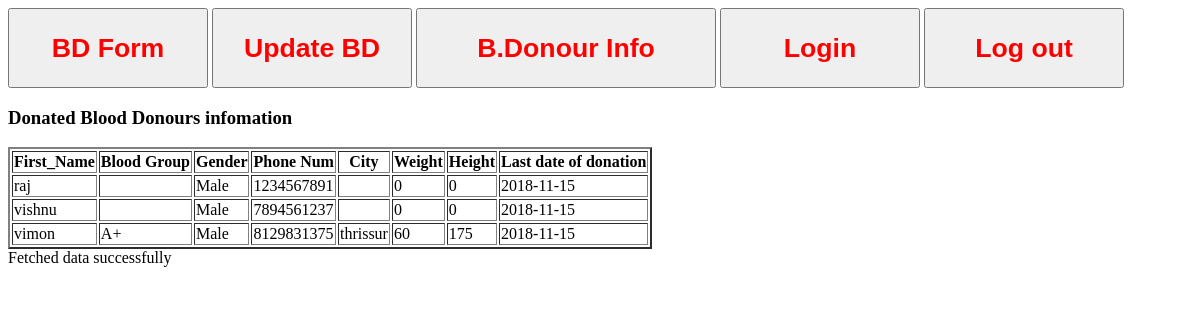
The page /bdfull.php on the database its author committed.
### tables this page shows
CREATE TABLE IF NOT EXISTS `Bloodtable` (
  `first_name` varchar(30) NOT NULL,
  `last_name` varchar(30) NOT NULL,
  `bday` date NOT NULL,
  `emailid` varchar(50) NOT NULL,
  `mobnum` varchar(10) NOT NULL,
  `gender` varchar(5) NOT NULL,
  `address` varchar(100) NOT NULL,
  `city` varchar(20) NOT NULL,
  `pincode` int(10) NOT NULL,
  `state` varchar(20) NOT NULL,
  `country` varchar(20) NOT NULL,
  `occupation` varchar(30) NOT NULL,
  `blood` varchar(5) NOT NULL,
  `weight` int(5) NOT NULL,
  `height` int(5) NOT NULL,
  `lastdonation` date NOT NULL,
  `q1.1` varchar(3) NOT NULL,
  `q1.2` varchar(3) NOT NULL,
  `q1.3` varchar(3) NOT NULL,
  `q1.4` varchar(3) NOT NULL,
  `q1.5` varchar(3) NOT NULL,
  `q1.6a` varchar(3) NOT NULL,
  `q1.6b` varchar(3) NOT NULL,
  `q1.6c` varchar(3) NOT NULL,
  `q1.6d` varchar(3) NOT NULL,
  `q1.6e` varchar(3) NOT NULL,
  `q1.7` varchar(3) NOT NULL,
  `q1.8a` varchar(3) NOT NULL,
  `q1.8b` varchar(3) NOT NULL,
  `q1.9` varchar(3) NOT NULL,
  `q1.9a` varchar(3) NOT NULL,
  `q1.9b` varchar(3) NOT NULL,
  `q1.9c` varchar(3) NOT NULL,
  `q1.10` varchar(3) NOT NULL,
  `q1.11` varchar(3) NOT NULL,
  `q2.1` varchar(3) NOT NULL,
  `q2.2` varchar(3) NOT NULL,
  `q2.3` varchar(3) NOT NULL,
  `q2.4` varchar(3) NOT NULL,
  `eligible` varchar(10) NOT NULL,
  `curdate` date NOT NULL,
  PRIMARY KEY (`mobnum`)
);

### bdfull.php (the view, shortened to what this page needs)
<html>
<?php
 include("config.php");
 require_once 'navi/nav.php';
 echo "<h3>Donated Blood Donours infomation</h3>";
 $elig="donated";
$query="select * from Bloodtable where eligible='$elig'";
$result = mysqli_query($conn,$query);
?>
<table border="2">
  <thead>
    <tr>
      <th>First_Name</th>
      <th>Blood Group</th>
      <th>Gender</th>
      <th>Phone Num</th>
      <th>City</th>
      <th>Weight</th>
      <th>Height</th>
      <th>Last date of donation</th>
    </tr>
  </thead>
  <tbody>
    <?php
        while( $row = mysqli_fetch_array($result,MYSQLI_ASSOC) ){
          echo "<tr><td>{$row['first_name']}</td>
          <td>{$row['blood']}</td>
          <td>{$row['gender']}</td>
          <td>{$row['mobnum']}</td>
          <td>{$row['city']}</td>
          <td>{$row['weight']}</td>
          <td>{$row['height']}</td>
          <td>{$row['curdate']}</td>
           </tr>\n";
        }
    ?>
  </tbody>
</table>
<?php
   echo "Fetched data successfully\n";
?>
</html>

### navi/nav.php (shortened to what this page needs)
<!DOCTYPE html PUBLIC "-//W3C//DTD XHTML 1.0 Strict//EN" "http://www.w3.org/TR/xhtml1/DTD/xhtml1-strict.dtd">
<html>
    <head>
        <link rel="stylesheet" href="css/styleslide.css" type="text/css" charset="utf-8"/>
    </head>
    <body>
               <a href="dinfo.php" ><button class="btn btn-large btn-danger" style="height: 80px; width: 200px;" > <font color="red"><h1>BD Form</h1></font> </button></a>
               <a href="donate.php" ><button class="btn btn-large btn-danger" style="height: 80px; width: 200px;" > <font color="red"><h1>Update BD</h1></font> </button></a>
               <a href="bdfull.php" ><button class="btn btn-large btn-danger" style="height: 80px; width: 300px;" > <font color="red"><h1>B.Donour Info</h1></font> </button></a>
               <a href="login.php" ><button class="btn btn-large btn-danger" style="height: 80px; width: 200px;" > <font color="red"><h1>Login</h1></font> </button></a>
               <a href="logout.php" ><button class="btn btn-large btn-danger" style="height: 80px; width: 200px;" > <font color="red"><h1>Log out</h1></font> </button></a>
    </body>
</html>

### rows shown on the page
bloodtable: first_name "raj", gender "Male", mobnum "1234567891", weight "0", height "0", curdate "2018-11-15"
bloodtable: first_name "vishnu", gender "Male", mobnum "7894561237", weight "0", height "0", curdate "2018-11-15"
bloodtable: first_name "vimon", blood "A+", gender "Male", mobnum "8129831375", city "thrissur", weight "60", height "175", curdate "2018-11-15"
